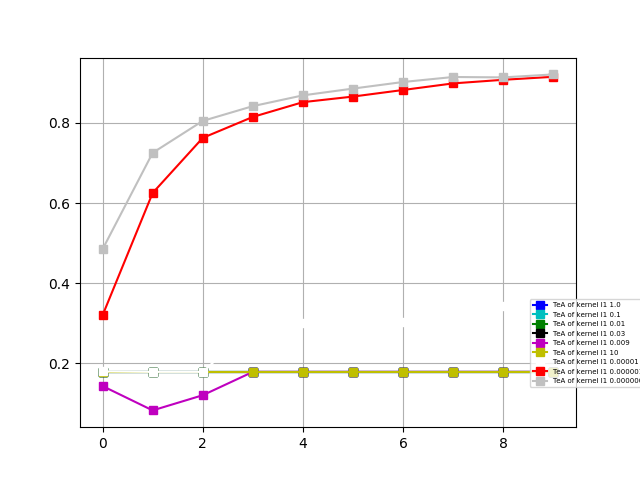

Here is the Python script that generated this plot:
import keras
from keras.models import Sequential
import numpy as np
from keras.layers import Dropout,Dense, Activation, Convolution2D, MaxPooling2D, Flatten
from keras.optimizers import SGD, RMSprop
import matplotlib.pyplot as plt
from keras import regularizers

# deal with data
train_data = np.loadtxt('zip_train.txt',dtype=np.float32)
test_data = np.loadtxt('zip_test.txt',dtype=np.float32)
train_label = train_data[:,0]
test_label = test_data[:,0]
train_data=np.delete(train_data,0,axis=1)
test_data = np.delete(test_data,0,axis=1)


train_data=train_data.reshape(-1,1,16,16)
test_data=test_data.reshape(-1,1,16,16)




test_label = keras.utils.to_categorical(test_label,10)
train_label = keras.utils.to_categorical(train_label,10)

def cnn_model(initializers,def_lr,def_bcs,def_momen,drop,k,ak):
    
     #add layer....
    model =Sequential()
    
    #conv 1
    model.add(Convolution2D(
        nb_filter=32,
        nb_row=5,
        nb_col=5,
        border_mode='same',
        input_shape=(1,16,16),
        kernel_initializer=initializers,
        bias_initializer='zeros',
        kernel_regularizer=k,
        activity_regularizer=ak
        ))
    model.add(Activation('relu'))
    model.add(Dropout(drop))    #test dropout
    #pooling
    model.add(MaxPooling2D(
        pool_size=(2,2),
        strides=(2,2),
        border_mode='same',#padding method
        )
    
        )

    #conv 2 
    model.add(Convolution2D(64,5,5,border_mode='same',
        kernel_initializer=initializers, 
        bias_initializer ='zero',
        kernel_regularizer=k,
        activity_regularizer=ak
        ))
    model.add(Activation('relu'))
    model.add(Dropout(drop)) #test dropout
    #pooling
    model.add(MaxPooling2D(pool_size=(2,2),border_mode='same'))

    #fully
    model.add(Flatten())
    model.add(Dense(1024,kernel_initializer=initializers,bias_initializer='zeros',kernel_regularizer=k,activity_regularizer=ak))
    model.add(Activation('relu'))

    #fully
    model.add(Dense(10, kernel_initializer=initializers,bias_initializer='zeros',kernel_regularizer=k,activity_regularizer=ak))
    model.add(Activation('softmax'))

    #optimizer
    sgd = SGD(lr=def_lr,momentum=def_momen)

    #compile
    model.compile(optimizer=sgd,
            loss='categorical_crossentropy',   
            metrics=['mae','accuracy'])

    print ('Training ------------')

    history = model.fit(train_data,train_label,nb_epoch=10,batch_size=def_bcs,verbose=1,validation_data=(test_data, test_label))

    print('\nTesting-------------')
    score = model.evaluate(test_data, test_label, verbose=0)
    print ('Test loss:', score[0])
    print ('Test mae', score[1])
    print ('Test accuracy',score[2])
    return history

keras.initializers.Initializer()
def_lr = 0.001
def_bcs=256
def_momen=0.99
plt.figure()

#for j in range(11):# test dropout
#
#    if j ==0:
#        
#       drop=0.0
#        a='drop 0.0'
#        c='b'
#    if j ==1:
#        drop=0.1
#        a='drop 0.1'
#        c='c'
#    if j ==2:
#        drop=0.3
#        a='drop 0.3'
#        c='g'
#    if j ==3:
#        drop=0.4
#        a='drop 0.4'
#        c='k'
#        
#    if j==5:
#        drop=0.5
#        a='drop 0.5'
#        c='m'
#    if j==6:
#        drop=0.6
#        a='drop 0.6'
#        c='r'
#    if j==7:
#        drop=0.7
#        a='drop 0.7'
#        c='w'
#    if j==8:
#        drop=0.8
#        a='drop 0.8'
#        c='y'
#    if j==9:
#        drop=0.9
#        a='drop 0.9'
#        c='#708090'
#    if j==10:
#        drop=1
#        a='drop 1.0'
#        c='#c0c0c0'




for j in range(9):# test l1
    drop=0.3
    
    if j ==0:
        ak=regularizers.l1(1)
        k=regularizers.l1(1)
        a='kernel l1 1.0'
        c='b'
    if j ==1:
        ak=regularizers.l1(0.1)
        k=regularizers.l1(0.1)
        a='kernel l1 0.1'
        c='c'
    if j ==2:
        ak=regularizers.l1(0.01)
        k=regularizers.l1(0.01)
        a='kernel l1 0.01'
        c='g'
    if j ==3:
        ak=regularizers.l1(0.03)
        k=regularizers.l1(0.03)
        a='kernel l1 0.03'
        c='k'
    if j==4:
        ak=regularizers.l1(0.009)
        k=regularizers.l1(0.009)
        a='kernel l1 0.009'
        c='m'
    if j==5:
        ak=regularizers.l1(10)
        k=regularizers.l1(10)
        a='kernel l1 10'
        c='y'
    if j==6:
        ak=regularizers.l1(0.00001)
        k=regularizers.l1(0.00001)
        a='kernel l1 0.00001'
        c='w'
    if j==7:
        ak=regularizers.l1(0.000001)
        k=regularizers.l1(0.000001)
        a='kernel l1 0.000001'
        c='r'
    if j==8:
        ak=regularizers.l1(0.0000001)
        k=regularizers.l1(0.0000001)
        a='kernel l1 0.0000001'
        c='#c0c0c0'
    initializers = keras.initializers.he_normal(seed=None)
     

    b='s'#when test lr
    history=cnn_model(initializers,def_lr,def_bcs,def_momen,drop,k,ak)
 
 
 
 

    
    

    plt.plot(history.history['val_accuracy'], color=c, marker=b, label ='TeA of '+a)
    
    plt.legend(loc=3,bbox_to_anchor=(0.9,0.1),ncol=1,fontsize=5)
    plt.grid(True)
    

plt.savefig("cnn_l1")
plt.show()




